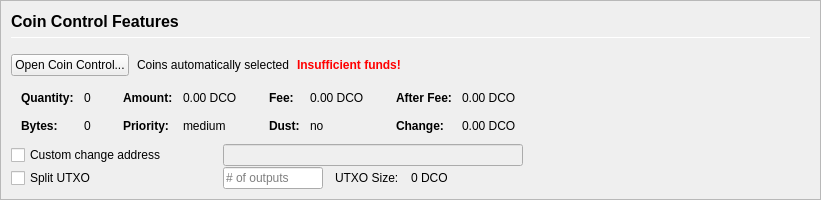
         <widget class="QFrame" name="frameCoinControl">
          <property name="sizePolicy">
           <sizepolicy hsizetype="Expanding" vsizetype="Expanding">
            <horstretch>0</horstretch>
            <verstretch>0</verstretch>
           </sizepolicy>
          </property>
          <property name="maximumSize">
           <size>
            <width>16777215</width>
            <height>16777215</height>
           </size>
          </property>
          <property name="frameShape">
           <enum>QFrame::StyledPanel</enum>
          </property>
          <property name="frameShadow">
           <enum>QFrame::Sunken</enum>
          </property>
          <layout class="QVBoxLayout" name="verticalLayoutCoinControl2">
           <property name="spacing">
            <number>0</number>
           </property>
           <property name="leftMargin">
            <number>0</number>
           </property>
           <property name="topMargin">
            <number>0</number>
           </property>
           <property name="rightMargin">
            <number>0</number>
           </property>
           <property name="bottomMargin">
            <number>0</number>
           </property>
           <item>
            <widget class="QFrame" name="frameCoinControl_BG">
             <layout class="QVBoxLayout" name="verticalLayoutCoinControl" stretch="0,0,0,0,0,0">
              <property name="spacing">
               <number>1</number>
              </property>
              <property name="leftMargin">
               <number>10</number>
              </property>
              <property name="topMargin">
               <number>10</number>
              </property>
              <item>
               <layout class="QHBoxLayout" name="horizontalLayoutCoinControl1">
                <property name="bottomMargin">
                 <number>15</number>
                </property>
                <item>
                 <layout class="QVBoxLayout" name="verticalLayout_3">
                  <property name="spacing">
                   <number>6</number>
                  </property>
                  <item>
                   <widget class="QLabel" name="labelCoinControlFeatures">
                    <property name="sizePolicy">
                     <sizepolicy hsizetype="Preferred" vsizetype="Maximum">
                      <horstretch>0</horstretch>
                      <verstretch>0</verstretch>
                     </sizepolicy>
                    </property>
                    <property name="minimumSize">
                     <size>
                      <width>0</width>
                      <height>20</height>
                     </size>
                    </property>
                    <property name="font">
                     <font>
                      <pointsize>12</pointsize>
                      <weight>75</weight>
                      <bold>true</bold>
                     </font>
                    </property>
                    <property name="styleSheet">
                     <string notr="true">font-weight:bold;</string>
                    </property>
                    <property name="text">
                     <string>Coin Control Features</string>
                    </property>
                   </widget>
                  </item>
                  <item>
                   <widget class="Line" name="line">
                    <property name="minimumSize">
                     <size>
                      <width>0</width>
                      <height>1</height>
                     </size>
                    </property>
                    <property name="maximumSize">
                     <size>
                      <width>16777215</width>
                      <height>1</height>
                     </size>
                    </property>
                    <property name="orientation">
                     <enum>Qt::Horizontal</enum>
                    </property>
                   </widget>
                  </item>
                 </layout>
                </item>
               </layout>
              </item>
              <item>
               <layout class="QHBoxLayout" name="horizontalLayoutCoinControl2" stretch="0,0,0,0">
                <property name="spacing">
                 <number>8</number>
                </property>
                <property name="bottomMargin">
                 <number>10</number>
                </property>
                <item>
                 <widget class="QPushButton" name="pushButtonCoinControl">
                  <property name="styleSheet">
                   <string notr="true"/>
                  </property>
                  <property name="text">
                   <string>Open Coin Control...</string>
                  </property>
                  <property name="autoDefault">
                   <bool>false</bool>
                  </property>
                 </widget>
                </item>
                <item>
                 <widget class="QLabel" name="labelCoinControlAutomaticallySelected">
                  <property name="text">
                   <string>Coins automatically selected</string>
                  </property>
                  <property name="margin">
                   <number>5</number>
                  </property>
                 </widget>
                </item>
                <item>
                 <widget class="QLabel" name="labelCoinControlInsuffFunds">
                  <property name="font">
                   <font>
                    <weight>75</weight>
                    <bold>true</bold>
                   </font>
                  </property>
                  <property name="styleSheet">
                   <string notr="true">color:red;font-weight:bold;</string>
                  </property>
                  <property name="text">
                   <string>Insufficient funds!</string>
                  </property>
                  <property name="margin">
                   <number>5</number>
                  </property>
                 </widget>
                </item>
                <item>
                 <spacer name="horizontalSpacerCoinControl">
                  <property name="orientation">
                   <enum>Qt::Horizontal</enum>
                  </property>
                  <property name="sizeHint" stdset="0">
                   <size>
                    <width>40</width>
                    <height>1</height>
                   </size>
                  </property>
                 </spacer>
                </item>
               </layout>
              </item>
              <item>
               <widget class="QWidget" name="widgetCoinControl" native="true">
                <property name="sizePolicy">
                 <sizepolicy hsizetype="Preferred" vsizetype="Preferred">
                  <horstretch>0</horstretch>
                  <verstretch>0</verstretch>
                 </sizepolicy>
                </property>
                <property name="minimumSize">
                 <size>
                  <width>0</width>
                  <height>0</height>
                 </size>
                </property>
                <property name="styleSheet">
                 <string notr="true"/>
                </property>
                <layout class="QHBoxLayout" name="horizontalLayoutCoinControl5">
                 <property name="leftMargin">
                  <number>0</number>
                 </property>
                 <property name="topMargin">
                  <number>0</number>
                 </property>
                 <property name="rightMargin">
                  <number>0</number>
                 </property>
                 <property name="bottomMargin">
                  <number>0</number>
                 </property>
                 <item>
                  <layout class="QHBoxLayout" name="horizontalLayoutCoinControl3" stretch="0,0,0,1">
                   <property name="spacing">
                    <number>20</number>
                   </property>
                   <property name="topMargin">
                    <number>0</number>
                   </property>
                   <property name="bottomMargin">
                    <number>10</number>
                   </property>
                   <item>
                    <layout class="QFormLayout" name="formLayoutCoinControl1">
                     <property name="horizontalSpacing">
                      <number>10</number>
                     </property>
                     <property name="verticalSpacing">
                      <number>14</number>
                     </property>
                     <property name="leftMargin">
                      <number>10</number>
                     </property>
                     <property name="topMargin">
                      <number>4</number>
                     </property>
                     <property name="rightMargin">
                      <number>6</number>
                     </property>
                     <item row="0" column="0">
                      <widget class="QLabel" name="labelCoinControlQuantityText">
                       <property name="font">
                        <font>
                         <weight>75</weight>
                         <bold>true</bold>
                        </font>
                       </property>
                       <property name="text">
                        <string>Quantity:</string>
                       </property>
                       <property name="margin">
                        <number>0</number>
                       </property>
                      </widget>
                     </item>
                     <item row="0" column="1">
                      <widget class="QLabel" name="labelCoinControlQuantity">
                       <property name="cursor">
                        <cursorShape>IBeamCursor</cursorShape>
                       </property>
                       <property name="contextMenuPolicy">
                        <enum>Qt::ActionsContextMenu</enum>
                       </property>
                       <property name="text">
                        <string notr="true">0</string>
                       </property>
                       <property name="margin">
                        <number>0</number>
                       </property>
                       <property name="textInteractionFlags">
                        <set>Qt::LinksAccessibleByMouse|Qt::TextSelectableByKeyboard|Qt::TextSelectableByMouse</set>
                       </property>
                      </widget>
                     </item>
                     <item row="1" column="0">
                      <widget class="QLabel" name="labelCoinControlBytesText">
                       <property name="font">
                        <font>
                         <weight>75</weight>
                         <bold>true</bold>
                        </font>
                       </property>
                       <property name="text">
                        <string>Bytes:</string>
                       </property>
                      </widget>
                     </item>
                     <item row="1" column="1">
                      <widget class="QLabel" name="labelCoinControlBytes">
                       <property name="cursor">
                        <cursorShape>IBeamCursor</cursorShape>
                       </property>
                       <property name="contextMenuPolicy">
                        <enum>Qt::ActionsContextMenu</enum>
                       </property>
                       <property name="text">
                        <string notr="true">0</string>
                       </property>
                       <property name="textInteractionFlags">
                        <set>Qt::LinksAccessibleByMouse|Qt::TextSelectableByKeyboard|Qt::TextSelectableByMouse</set>
                       </property>
                      </widget>
                     </item>
                    </layout>
                   </item>
                   <item>
                    <layout class="QFormLayout" name="formLayoutCoinControl2">
                     <property name="horizontalSpacing">
                      <number>10</number>
                     </property>
                     <property name="verticalSpacing">
                      <number>14</number>
                     </property>
                     <property name="leftMargin">
                      <number>6</number>
                     </property>
                     <property name="topMargin">
                      <number>4</number>
                     </property>
                     <property name="rightMargin">
                      <number>6</number>
                     </property>
                     <item row="0" column="0">
                      <widget class="QLabel" name="labelCoinControlAmountText">
                       <property name="font">
                        <font>
                         <weight>75</weight>
                         <bold>true</bold>
                        </font>
                       </property>
                       <property name="text">
                        <string>Amount:</string>
                       </property>
                       <property name="margin">
                        <number>0</number>
                       </property>
                      </widget>
                     </item>
                     <item row="0" column="1">
                      <widget class="QLabel" name="labelCoinControlAmount">
                       <property name="cursor">
                        <cursorShape>IBeamCursor</cursorShape>
                       </property>
                       <property name="contextMenuPolicy">
                        <enum>Qt::ActionsContextMenu</enum>
                       </property>
                       <property name="text">
                        <string notr="true">0.00 DCO</string>
                       </property>
                       <property name="textInteractionFlags">
                        <set>Qt::LinksAccessibleByMouse|Qt::TextSelectableByKeyboard|Qt::TextSelectableByMouse</set>
                       </property>
                      </widget>
                     </item>
                     <item row="1" column="0">
                      <widget class="QLabel" name="labelCoinControlPriorityText">
                       <property name="font">
                        <font>
                         <weight>75</weight>
                         <bold>true</bold>
                        </font>
                       </property>
                       <property name="text">
                        <string>Priority:</string>
                       </property>
                      </widget>
                     </item>
                     <item row="1" column="1">
                      <widget class="QLabel" name="labelCoinControlPriority">
                       <property name="cursor">
                        <cursorShape>IBeamCursor</cursorShape>
                       </property>
                       <property name="contextMenuPolicy">
                        <enum>Qt::ActionsContextMenu</enum>
                       </property>
                       <property name="text">
                        <string>medium</string>
                       </property>
                       <property name="textInteractionFlags">
                        <set>Qt::LinksAccessibleByMouse|Qt::TextSelectableByKeyboard|Qt::TextSelectableByMouse</set>
                       </property>
                      </widget>
                     </item>
                    </layout>
                   </item>
                   <item>
                    <layout class="QFormLayout" name="formLayoutCoinControl3">
                     <property name="horizontalSpacing">
                      <number>10</number>
                     </property>
                     <property name="verticalSpacing">
                      <number>14</number>
                     </property>
                     <property name="leftMargin">
                      <number>6</number>
                     </property>
                     <property name="topMargin">
                      <number>4</number>
                     </property>
                     <property name="rightMargin">
                      <number>6</number>
                     </property>
                     <item row="0" column="0">
                      <widget class="QLabel" name="labelCoinControlFeeText">
                       <property name="font">
                        <font>
                         <weight>75</weight>
                         <bold>true</bold>
                        </font>
                       </property>
                       <property name="text">
                        <string>Fee:</string>
                       </property>
                       <property name="margin">
                        <number>0</number>
                       </property>
                      </widget>
                     </item>
                     <item row="0" column="1">
                      <widget class="QLabel" name="labelCoinControlFee">
                       <property name="cursor">
                        <cursorShape>IBeamCursor</cursorShape>
                       </property>
                       <property name="contextMenuPolicy">
                        <enum>Qt::ActionsContextMenu</enum>
                       </property>
                       <property name="text">
                        <string notr="true">0.00 DCO</string>
                       </property>
                       <property name="textInteractionFlags">
                        <set>Qt::LinksAccessibleByMouse|Qt::TextSelectableByKeyboard|Qt::TextSelectableByMouse</set>
                       </property>
                      </widget>
                     </item>
                     <item row="1" column="0">
                      <widget class="QLabel" name="labelCoinControlLowOutputText">
                       <property name="font">
                        <font>
                         <weight>75</weight>
                         <bold>true</bold>
                        </font>
                       </property>
                       <property name="text">
                        <string>Dust:</string>
                       </property>
                      </widget>
                     </item>
                     <item row="1" column="1">
                      <widget class="QLabel" name="labelCoinControlLowOutput">
                       <property name="cursor">
                        <cursorShape>IBeamCursor</cursorShape>
                       </property>
                       <property name="contextMenuPolicy">
                        <enum>Qt::ActionsContextMenu</enum>
                       </property>
                       <property name="text">
                        <string>no</string>
                       </property>
                       <property name="textInteractionFlags">
                        <set>Qt::LinksAccessibleByMouse|Qt::TextSelectableByKeyboard|Qt::TextSelectableByMouse</set>
                       </property>
                      </widget>
                     </item>
                    </layout>
                   </item>
                   <item>
                    <layout class="QFormLayout" name="formLayoutCoinControl4">
                     <property name="horizontalSpacing">
                      <number>10</number>
                     </property>
                     <property name="verticalSpacing">
                      <number>14</number>
                     </property>
                     <property name="leftMargin">
                      <number>6</number>
                     </property>
                     <property name="topMargin">
                      <number>4</number>
                     </property>
                     <property name="rightMargin">
                      <number>6</number>
                     </property>
                     <item row="0" column="0">
                      <widget class="QLabel" name="labelCoinControlAfterFeeText">
                       <property name="font">
                        <font>
                         <weight>75</weight>
                         <bold>true</bold>
                        </font>
                       </property>
                       <property name="text">
                        <string>After Fee:</string>
                       </property>
                       <property name="margin">
                        <number>0</number>
                       </property>
                      </widget>
                     </item>
                     <item row="0" column="1">
                      <widget class="QLabel" name="labelCoinControlAfterFee">
                       <property name="cursor">
                        <cursorShape>IBeamCursor</cursorShape>
                       </property>
                       <property name="contextMenuPolicy">
                        <enum>Qt::ActionsContextMenu</enum>
                       </property>
                       <property name="text">
                        <string notr="true">0.00 DCO</string>
                       </property>
                       <property name="textInteractionFlags">
                        <set>Qt::LinksAccessibleByMouse|Qt::TextSelectableByKeyboard|Qt::TextSelectableByMouse</set>
                       </property>
                      </widget>
                     </item>
                     <item row="1" column="0">
                      <widget class="QLabel" name="labelCoinControlChangeText">
                       <property name="font">
                        <font>
                         <weight>75</weight>
                         <bold>true</bold>
                        </font>
                       </property>
                       <property name="text">
                        <string>Change:</string>
                       </property>
                      </widget>
                     </item>
                     <item row="1" column="1">
                      <widget class="QLabel" name="labelCoinControlChange">
                       <property name="cursor">
                        <cursorShape>IBeamCursor</cursorShape>
                       </property>
                       <property name="contextMenuPolicy">
                        <enum>Qt::ActionsContextMenu</enum>
                       </property>
                       <property name="text">
                        <string notr="true">0.00 DCO</string>
                       </property>
                       <property name="textInteractionFlags">
                        <set>Qt::LinksAccessibleByMouse|Qt::TextSelectableByKeyboard|Qt::TextSelectableByMouse</set>
                       </property>
                      </widget>
                     </item>
                    </layout>
                   </item>
                  </layout>
                 </item>
                </layout>
               </widget>
              </item>
              <item>
               <layout class="QHBoxLayout" name="horizontalLayoutCoinControl4">
                <property name="spacing">
                 <number>12</number>
                </property>
                <property name="sizeConstraint">
                 <enum>QLayout::SetDefaultConstraint</enum>
                </property>
                <property name="topMargin">
                 <number>0</number>
                </property>
                <property name="rightMargin">
                 <number>0</number>
                </property>
                <item>
                 <widget class="QCheckBox" name="checkBoxCoinControlChange">
                  <property name="sizePolicy">
                   <sizepolicy hsizetype="Preferred" vsizetype="Preferred">
                    <horstretch>0</horstretch>
                    <verstretch>0</verstretch>
                   </sizepolicy>
                  </property>
                  <property name="minimumSize">
                   <size>
                    <width>200</width>
                    <height>0</height>
                   </size>
                  </property>
                  <property name="maximumSize">
                   <size>
                    <width>200</width>
                    <height>16777215</height>
                   </size>
                  </property>
                  <property name="toolTip">
                   <string>If this is activated, but the change address is empty or invalid, change will be sent to a newly generated address.</string>
                  </property>
                  <property name="text">
                   <string>Custom change address</string>
                  </property>
                 </widget>
                </item>
                <item>
                 <widget class="QValidatedLineEdit" name="lineEditCoinControlChange">
                  <property name="enabled">
                   <bool>false</bool>
                  </property>
                  <property name="sizePolicy">
                   <sizepolicy hsizetype="Preferred" vsizetype="Preferred">
                    <horstretch>0</horstretch>
                    <verstretch>0</verstretch>
                   </sizepolicy>
                  </property>
                  <property name="minimumSize">
                   <size>
                    <width>300</width>
                    <height>0</height>
                   </size>
                  </property>
                 </widget>
                </item>
                <item>
                 <widget class="QLabel" name="labelCoinControlChangeLabel">
                  <property name="sizePolicy">
                   <sizepolicy hsizetype="Preferred" vsizetype="Preferred">
                    <horstretch>0</horstretch>
                    <verstretch>0</verstretch>
                   </sizepolicy>
                  </property>
                  <property name="minimumSize">
                   <size>
                    <width>100</width>
                    <height>0</height>
                   </size>
                  </property>
                  <property name="text">
                   <string/>
                  </property>
                  <property name="margin">
                   <number>3</number>
                  </property>
                 </widget>
                </item>
               </layout>
              </item>
              <item>
               <layout class="QHBoxLayout" name="horizontalLayoutCoinControl6">
                <property name="spacing">
                 <number>12</number>
                </property>
                <property name="rightMargin">
                 <number>0</number>
                </property>
                <item>
                 <widget class="QCheckBox" name="splitBlockCheckBox">
                  <property name="sizePolicy">
                   <sizepolicy hsizetype="Preferred" vsizetype="Preferred">
                    <horstretch>0</horstretch>
                    <verstretch>0</verstretch>
                   </sizepolicy>
                  </property>
                  <property name="minimumSize">
                   <size>
                    <width>200</width>
                    <height>0</height>
                   </size>
                  </property>
                  <property name="maximumSize">
                   <size>
                    <width>200</width>
                    <height>16777215</height>
                   </size>
                  </property>
                  <property name="text">
                   <string>Split UTXO</string>
                  </property>
                 </widget>
                </item>
                <item>
                 <widget class="QLineEdit" name="splitBlockLineEdit">
                  <property name="sizePolicy">
                   <sizepolicy hsizetype="Preferred" vsizetype="Preferred">
                    <horstretch>50</horstretch>
                    <verstretch>0</verstretch>
                   </sizepolicy>
                  </property>
                  <property name="minimumSize">
                   <size>
                    <width>100</width>
                    <height>0</height>
                   </size>
                  </property>
                  <property name="maximumSize">
                   <size>
                    <width>100</width>
                    <height>16777215</height>
                   </size>
                  </property>
                  <property name="placeholderText">
                   <string># of outputs</string>
                  </property>
                 </widget>
                </item>
                <item>
                 <widget class="QLabel" name="labelBlockSizeText">
                  <property name="text">
                   <string>UTXO Size:</string>
                  </property>
                 </widget>
                </item>
                <item>
                 <widget class="QLabel" name="labelBlockSize">
                  <property name="text">
                   <string>0 DCO</string>
                  </property>
                 </widget>
                </item>
                <item>
                 <spacer name="horizontalSpacer_7">
                  <property name="orientation">
                   <enum>Qt::Horizontal</enum>
                  </property>
                  <property name="sizeHint" stdset="0">
                   <size>
                    <width>40</width>
                    <height>20</height>
                   </size>
                  </property>
                 </spacer>
                </item>
               </layout>
              </item>
              <item>
               <spacer name="verticalSpacerCoinControl">
                <property name="orientation">
                 <enum>Qt::Vertical</enum>
                </property>
                <property name="sizeHint" stdset="0">
                 <size>
                  <width>800</width>
                  <height>1</height>
                 </size>
                </property>
               </spacer>
              </item>
             </layout>
            </widget>
           </item>
          </layout>
         </widget>
